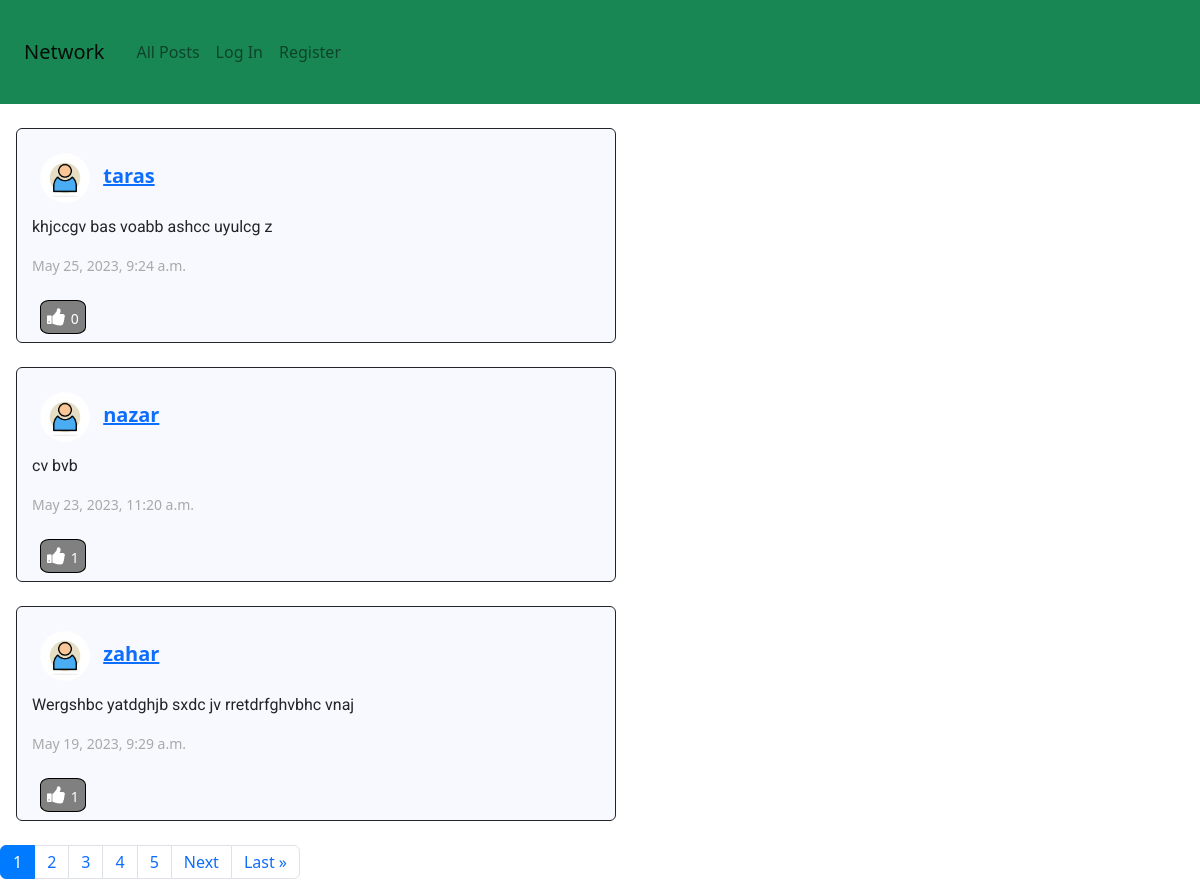
The app's page /, older data.
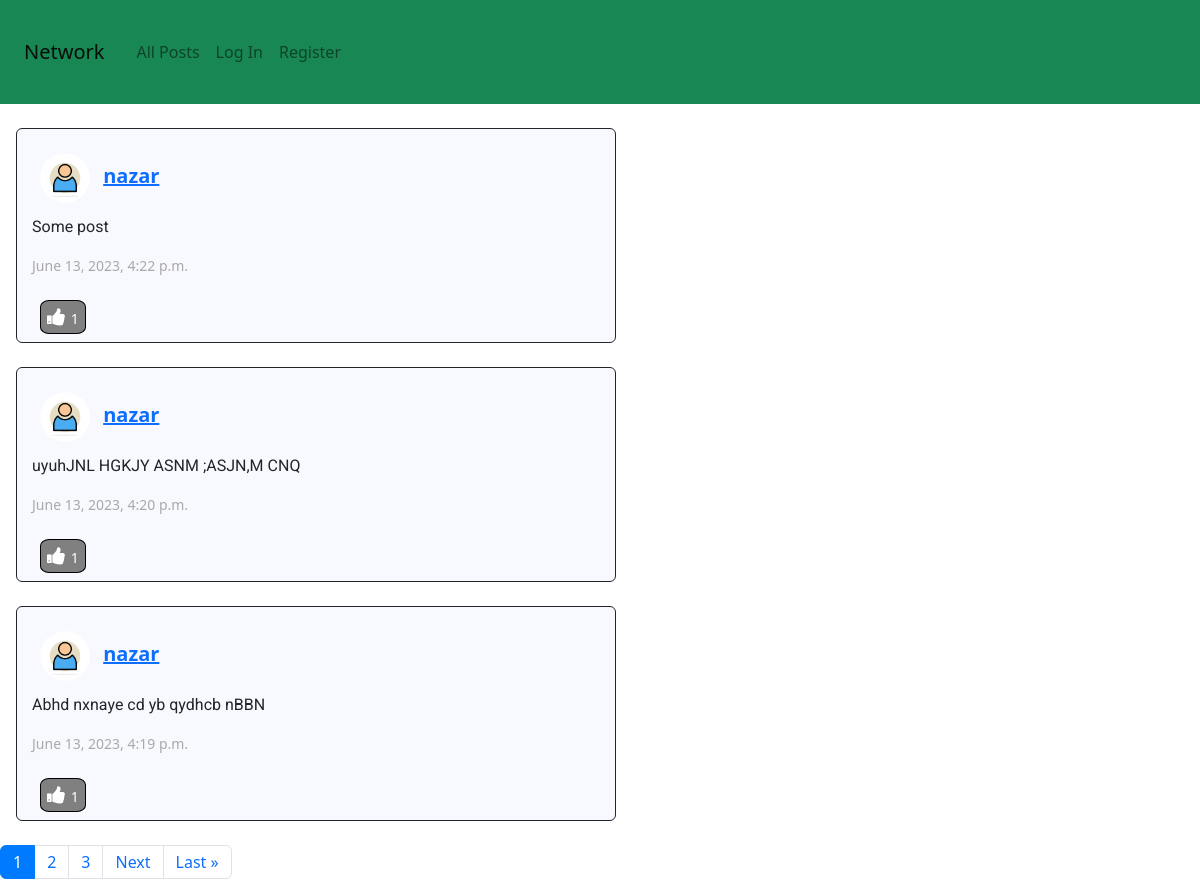
The same page, newer data.
### network/models.py (models this page shows, shortened)
class Post(models.Model):
    text = models.TextField(
        max_length=264, verbose_name="")
    author = models.ForeignKey(
        User, on_delete=models.CASCADE ,
        related_name="myposts")
    date = models.DateTimeField(auto_now_add= True)

class User(AbstractUser):
    def __str__(self):
        if not self.first_name or not self.last_name:
            return f"{self.username}"
        return f"{self.first_name} {self.last_name}"

### network/views.py (the view, shortened to what this page needs)
# urls.py: path("", views.index, name="index"),
def index(request):
    if request.method == "POST":
        posttext = request.POST["text"]
        author = User(request.user.id)
        Post(text=posttext, author=author).save()
    p = Paginator(Post.objects.order_by("-date").all(), 3, 2)
    page = request.GET.get("page")
    page_view = p.get_page(page)
    return render(request, "network/index.html",
                    {"post_form": PostForm(), "page_view": page_view})

### network/templates/network/index.html (shortened to what this page needs)
{% extends "network/layout.html" %}
{% load static %}
{% block body %}
    <div class="flex-column">
        {% for post in page_view.object_list %}
            <div class="col-6 m-4 ms-3 rounded post">
                <h5 class=" pt-3 pb-0 m-0 post-author">
                    <img src="{% static 'network/images/colorfull_avatar.jpg' %}" alt="Avatar" class="avatar">
                    <a href="{% url 'profile' user_id=post.author.id user_name=post.author.username %}"><b>{{ post.author }}</b></a>
                </h5>
                <p class=" pt-1 post-text">{{ post.text }}</p>
                <p class="post-date">{{ post.date }}</p>
                <div>
                    <button class="m-2 post-like" id="{{ post.id }}">
                        <i class="fa fa-thumbs-up" style="color: white;"></i>
                        <span class="score"> {{ post.plikes.count }} </span>
                    </button>
                </div>
            </div>
        {% endfor %}
    </div>
    <nav aria-label="Page navigation example">
        <ul class="pagination">
            {% for n in page_view.paginator.page_range %}
                {% if page_view.number == n %}
                    <li class="page-item active"><a class="page-link" href="?page={{ n }}">{{ n }}</a></li>
                {% else %}
                    <li class="page-item"><a class="page-link" href="?page={{ n }}">{{ n }}</a></li>
                {% endif %}
            {% endfor %}
            {% if page_view.has_next %}
                <li class="page-item"><a class="page-link" href="?page={{ page_view.next_page_number }}">Next</a></li>
                <li class="page-item"><a class="page-link" href="?page={{ page_view.paginator.num_pages }}">Last &raquo;</a></li>
            {% endif %}
        </ul>
    </nav>
{% endblock %}

Row changes from the older to the newer data that the page shows:
removed Post: author "taras", text "khjccgv bas voabb ashcc uyulcg z", date "May 25, 2023, 9:24 a.m.", plikes.count "0"
removed Post: author "nazar", text "cv bvb", date "May 23, 2023, 11:20 a.m.", plikes.count "1"
removed Post: author "zahar", text "Wergshbc yatdghjb sxdc jv rretdrfghvbhc vnaj", date "May 19, 2023, 9:29 a.m.", plikes.count "1"
now on this page (row edited): Post: author "nazar", text "Some post", date "June 13, 2023, 4:22 p.m.", plikes.count "1"
now on this page (row edited): Post: author "nazar", text "uyuhJNL HGKJY ASNM ;ASJN,M CNQ", date "June 13, 2023, 4:20 p.m.", plikes.count "1"
now on this page (row edited): Post: author "nazar", text "Abhd nxnaye cd yb qydhcb nBBN", date "June 13, 2023, 4:19 p.m.", plikes.count "1"
Text that changed along with them:
list line gone: "4"
list line gone: "5"
